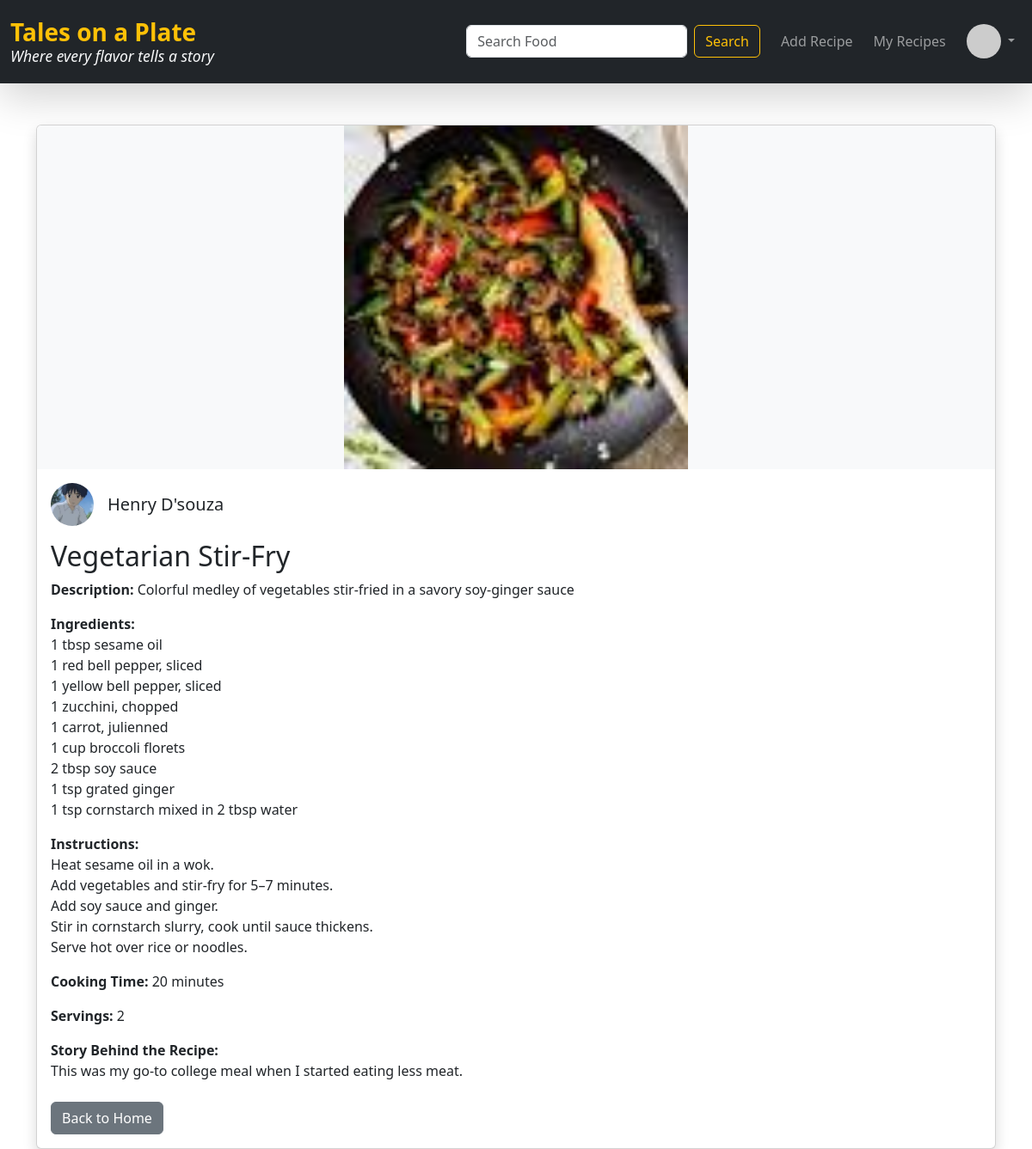
Page /recipe/12/ (signed in) on the committed database.
### recipe/models.py (models this page shows, shortened)
class Recipe(models.Model):
    title = models.CharField(max_length=200)
    description = models.TextField()
    ingredients = models.TextField(help_text="List ingredients, one per line")
    instructions = models.TextField(help_text="Step-by-step instructions")
    cooking_time = models.PositiveIntegerField(help_text="Time in minutes")
    servings = models.CharField(max_length=20)
    image = models.ImageField(upload_to='recipes/')
    story = models.TextField(help_text="The story behind the recipe", blank=True, null=True)
    created_at = models.DateTimeField(auto_now_add=True)
    updated_at = models.DateTimeField(auto_now=True)
    author = models.ForeignKey(User, on_delete=models.CASCADE, related_name='recipes')
    is_published = models.BooleanField(default=True)

class UserProfile(models.Model):
    user = models.OneToOneField(User, on_delete=models.CASCADE, related_name='profile')
    bio = models.TextField(blank=True, null=True)
    profile_picture = models.ImageField(upload_to='profile_pics/', blank=True, null=True)
    location = models.CharField(max_length=100, blank=True)

### recipe/views.py (the view)
# urls.py: path('recipe/<int:id>/', recipe_detail, name='recipe_detail'),
def recipe_detail(request, id):
    recipe = get_object_or_404(Recipe, id=id)
    return render(request, 'recipe_detail.html', {'recipe': recipe})

### recipe/templates/recipe_detail.html (shortened to what this page needs)
{% extends 'base.html' %}
{% load static %}
{% block start %}
<div class="container mt-5">
  <div class="card shadow">
    {% if recipe.image %}
    <img src="{{ recipe.image.url }}" class="card-img-top" alt="{{ recipe.title }}" style="max-height: 400px; width: 100%; object-fit: contain; background-color: #f8f9fa;">
    {% endif %}
    <div class="card-body">
      <div class="d-flex align-items-center mb-3">
        {% if recipe.author.profile.profile_picture %}
          <img src="{{ recipe.author.profile.profile_picture.url }}"
              alt="{{ recipe.author.username }}"
              class="rounded-circle me-3"
              style="width: 50px; height: 50px; object-fit: cover;">
        {% else %}
          <img src="{% static 'default.jpg' %}"
              alt="Default Profile"
              class="rounded-circle me-3"
              style="width: 50px; height: 50px; object-fit: cover;">
        {% endif %}
        <div>
          <h5 class="mb-0">{{ recipe.author.get_full_name|default:recipe.author.username }}</h5>
        </div>
      </div>
      <h2 class="card-title">{{ recipe.title }}</h2>
      <p><strong>Description:</strong> {{ recipe.description }}</p>
      <p><strong>Ingredients:</strong><br>{{ recipe.ingredients|linebreaksbr }}</p>
      <p><strong>Instructions:</strong><br>{{ recipe.instructions|linebreaksbr }}</p>
      <p><strong>Cooking Time:</strong> {{ recipe.cooking_time }} minutes</p>
      <p><strong>Servings:</strong> {{ recipe.servings }}</p>
      <p><strong>Story Behind the Recipe:</strong><br>{{ recipe.story|default:"—" }}</p>
      <div class="mt-4">
        <a href="/home" class="btn btn-secondary">Back to Home</a>
      </div>
    </div>
  </div>
</div>
{% endblock %}

### rows in the picture
Recipe: image (picture), author.profile.profile_picture (picture), author.get_full_name "Henry D'souza", title "Vegetarian Stir-Fry", description "Colorful medley of vegetables stir-fried in a savory soy-ginger sauce", ingredients "1 tbsp sesame oil 1 red bell pepper, sliced 1 yellow bell pepper, sliced 1 zucchini, chopped 1 carrot, julienned 1 cup broccoli florets 2 tbsp soy sauce 1 tsp grated ginger 1 tsp cornstarch mixed in 2 tbsp water", instructions "Heat sesame oil in a wok. Add vegetables and stir-fry for 5–7 minutes. Add soy sauce and ginger. Stir in cornstarch slurry, cook until sauce thickens. Serve hot over rice or noodles.", cooking_time "20", servings "2", story "This was my go-to college meal when I started eating less meat."
